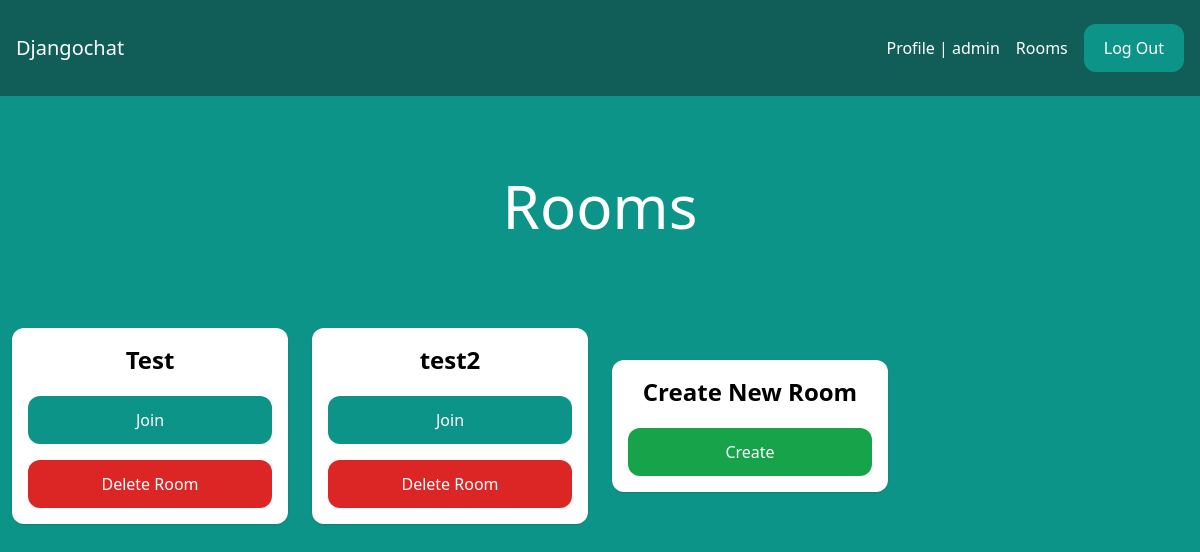
Before: /rooms/ (signed in) with the older database file.
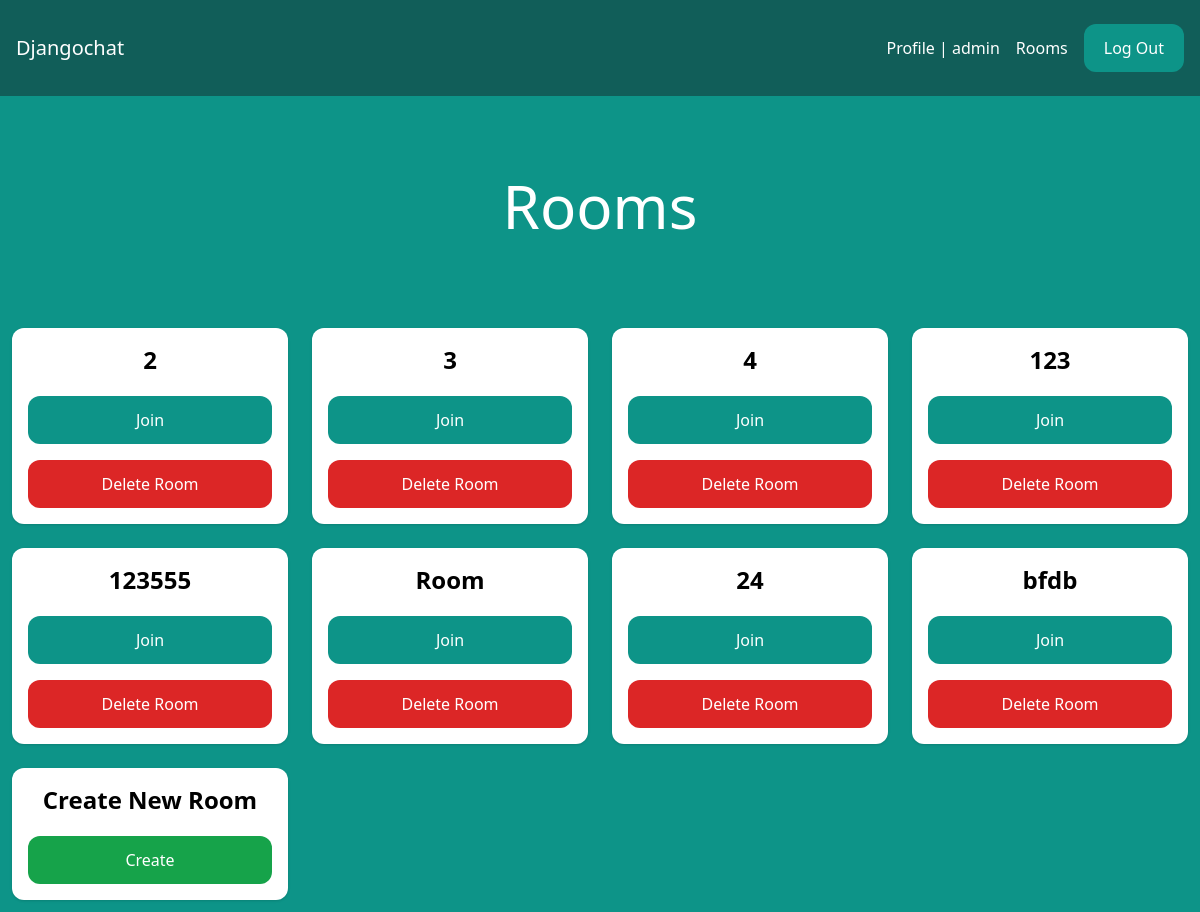
After: the same page with the newer database file.
### chat/models.py (models this page shows, shortened)
class Room(models.Model):
    name = models.CharField(max_length=255)
    slug = models.SlugField(unique=True)
    users = models.ManyToManyField(User, related_name='room_users', blank=True, default=None)

### chat/views.py (the view)
# urls.py: path("", views.rooms, name="rooms"),
@login_required
def rooms(request):
    rooms = Room.objects.all()
    return render(request, 'rooms.html', {'rooms': rooms})

### templates/rooms.html (shortened to what this page needs)
{% extends 'base.html' %}
{% block content %}
    <div class="p-10 lg:p-20 text-center">
        <h1 class="text-3xl lg:text-6xl text-white">Rooms</h1>
    </div>
    <div class="w-full flex flex-wrap items-center">
        {% for room in rooms %}
            <div class="w-full lg:w-1/4 px-3 py-3">
                <div class="p-4 bg-white shadow rounded-xl text-center">
                    <h2 class="mb-5 text-2xl font-semibold">{{ room.name }}</h2>
                    <a href="{% url 'room' room.slug %}"
                       class="px-5 py-3 block rounded-xl text-white bg-teal-600 hover:bg-teal-700">Join</a>
                    <a href="{% url 'room_delete' room_name=room.slug %}"
                       class="mt-4 px-5 py-3 block rounded-xl text-white bg-red-600 hover:bg-red-700">
                        Delete Room
                    </a>
                </div>
            </div>
        {% endfor %}
        <div class="w-full lg:w-1/4 px-3 py-3">
            <div class="p-4 bg-white shadow rounded-xl text-center">
                <h2 class="mb-5 text-2xl font-semibold">Create New Room</h2>
                <a href="{% url 'room_create' %}"
                   class="px-5 py-3 block rounded-xl text-white bg-green-600 hover:bg-green-700">Create</a>
            </div>
        </div>
    </div>
{% endblock %}

Changed rows visible on the page:
removed Room: name "Test"
removed Room: name "test2"
added Room: name "2"
added Room: name "3"
added Room: name "4"
added Room: name "123"
added Room: name "123555"
added Room: name "Room"
added Room: name "24"
added Room: name "bfdb"
